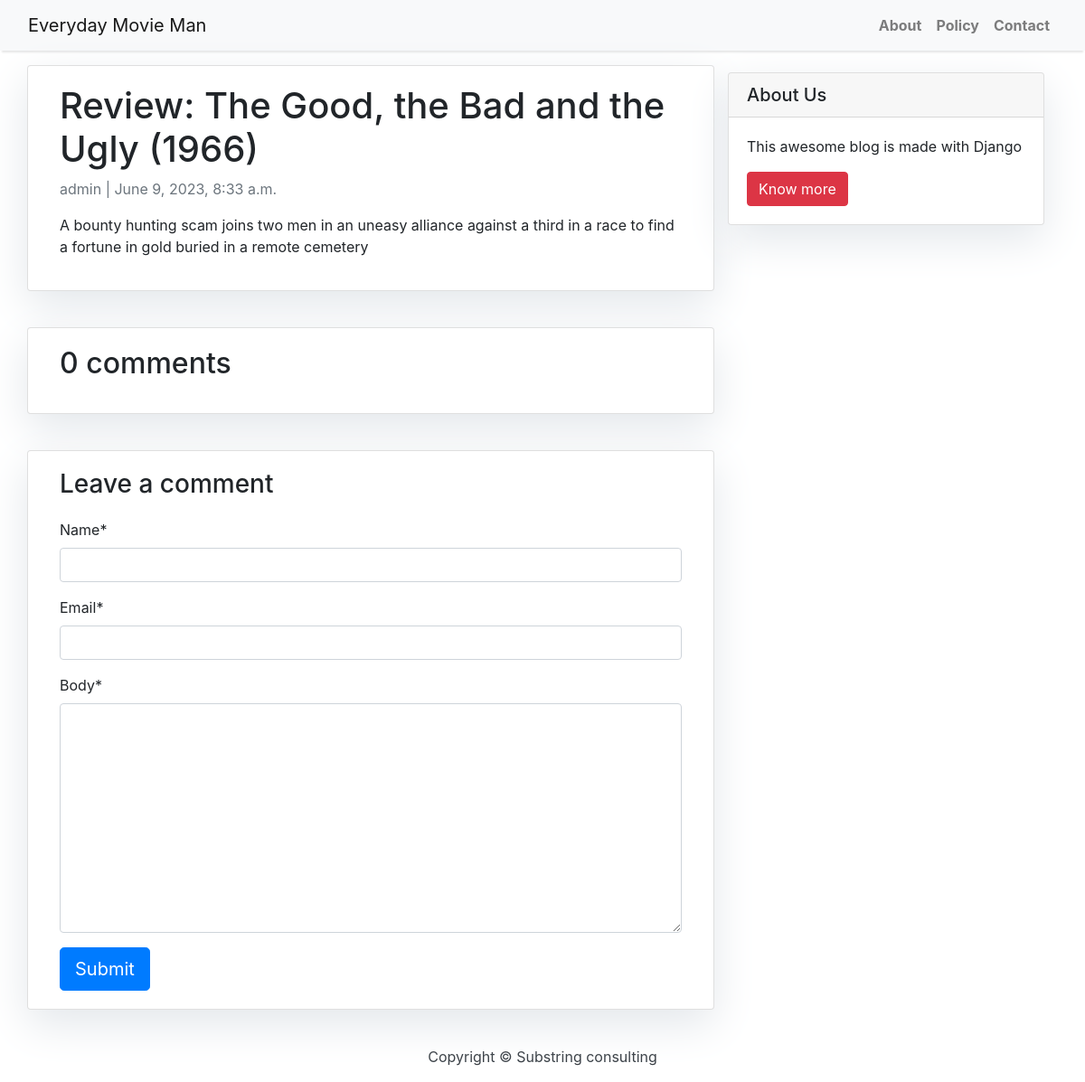
The app's page /review-the-good-the-bad-and-the-ugly-1966/ with its own data.
### blog/models.py (models this page shows, shortened)
class Post(models.Model):
    title = models.CharField(max_length=200, unique=True)
    slug = models.SlugField(max_length=200, unique=True)
    author = models.ForeignKey(
        User, on_delete=models.CASCADE, related_name="blog_posts"
    )
    updated_on = models.DateTimeField(auto_now=True)
    content = models.TextField()
    created_on = models.DateTimeField(auto_now_add=True)
    status = models.IntegerField(choices=STATUS, default=0)
    class Meta:
        ordering = ["-created_on"]

### blog/views.py (the view)
# urls.py: path("<slug:slug>/", views.post_detail, name="post_detail"),
def post_detail(request, slug):
    template_name = "post_detail.html"
    post = get_object_or_404(Post, slug=slug)
    comments = post.comments.filter(active=True).order_by("-created_on")
    new_comment = None
    if request.method == "POST":
        comment_form = CommentForm(data=request.POST)
        if comment_form.is_valid():
            new_comment = comment_form.save(commit=False)
            new_comment.post = post
            new_comment.save()
    else:
        comment_form = CommentForm()
    return render(
        request,
        template_name,
        {
            "post": post,
            "comments": comments,
            "new_comment": new_comment,
            "comment_form": comment_form,
        },
    )

### blog/forms.py
class CommentForm(forms.ModelForm):
    class Meta:
        model = Comment
        fields = ("name", "email", "body")

### templates/post_detail.html (shortened to what this page needs)
{% extends 'base.html' %} {% block content %}
    {% load crispy_forms_tags %}
    <div class="container">
        <div class="row">
            <div class="col-md-8 card mb-4  mt-3 left  top">
                <div class="card-body">
                    <h1>{% block title %} {{ post.title }} {% endblock title %}</h1>
                    <p class=" text-muted">{{ post.author }} | {{ post.created_on }}</p>
                    <p class="card-text ">{{ post.content | safe }}</p>
                </div>
            </div>
            {% block sidebar %} {% include 'sidebar.html' %} {% endblock sidebar %}
            <div class="col-md-8 card mb-4  mt-3 ">
                <div class="card-body">
                    {% with comments.count as total_comments %}
                        <h2>{{ total_comments }} comments</h2>
                    {% endwith %}
                </div>
            </div>
            <div class="col-md-8 card mb-4  mt-3 ">
                <div class="card-body">
                    {% if new_comment %}
                        <div class="alert alert-success" role="alert">
                            Your comment is awaiting moderation
                        </div>
                    {% else %}
                        <h3>Leave a comment</h3>
                        <form method="post" style="margin-top: 1.3em;">
                            {{ comment_form | crispy }}
                            <button type="submit" class="btn btn-primary  btn-lg">Submit</button>
                        </form>
                    {% endif %}
                </div>
            </div>
        </div>
    </div>
{% endblock content %}

### static/css/base.css (style rules this page uses)
body { font-family: "Roboto", sans-serif; font-size: 17px; background-color: #fdfdfd; }
.card { box-shadow: 0 16px 48px #E3E7EB; }

### records on screen
Post: title "Review: The Good, the Bad and the Ugly (1966)", author "admin", created_on "June 9, 2023, 8:33 a.m.", content "A bounty hunting scam joins two men in an uneasy alliance against a third in a race to find a fortune in gold buried in a remote cemetery"

### other values on screen
{{ total_comments }} "0"
